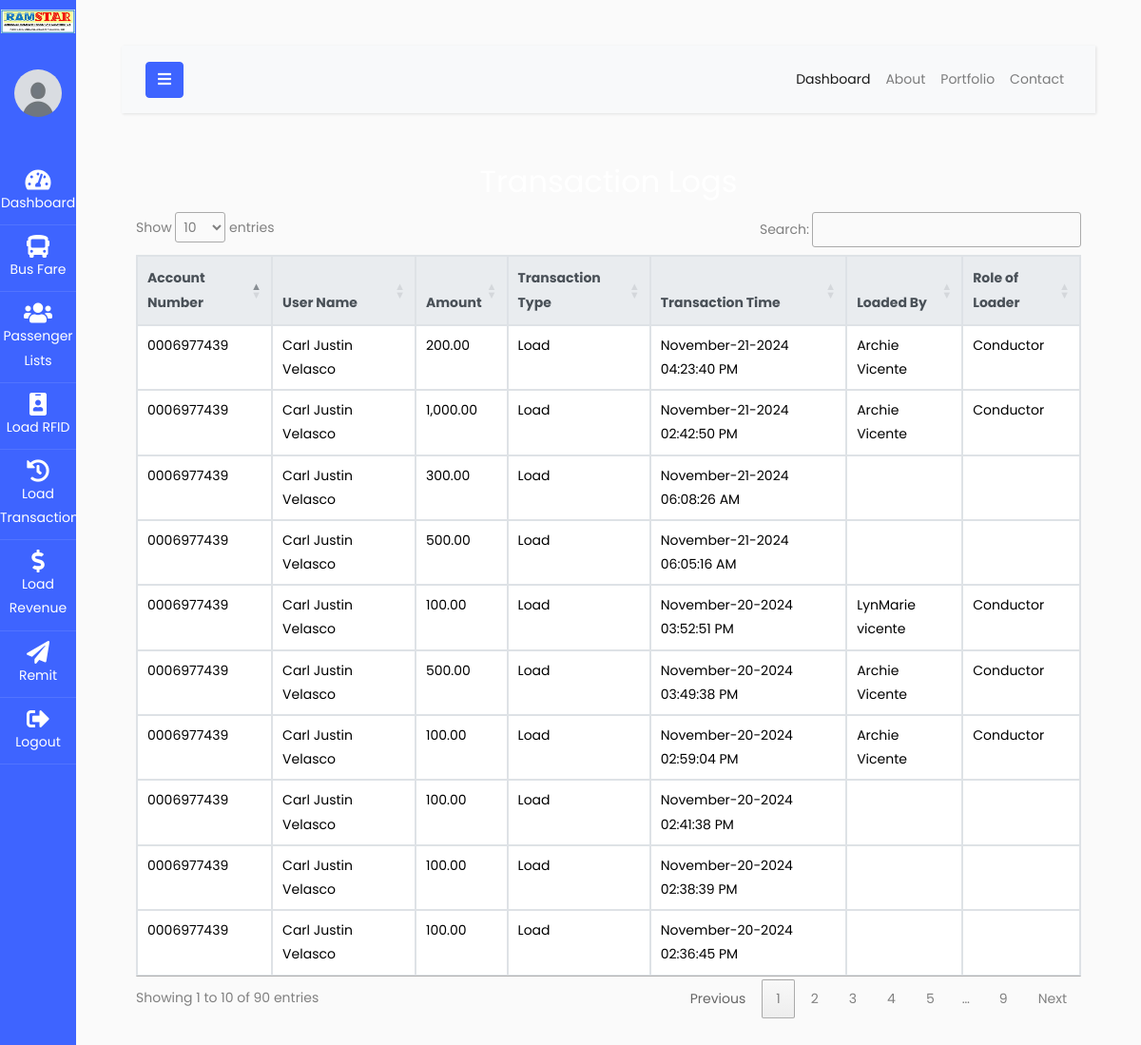
The page /conductor/translogscon.php on the database its author committed.
### tables this page shows
CREATE TABLE `transactions` (
  `id` int(11) NOT NULL,
  `user_id` int(11) NOT NULL,
  `account_number` varchar(250) NOT NULL,
  `amount` decimal(10,2) NOT NULL,
  `transaction_type` enum('Load','Deduct') NOT NULL,
  `bus_number` varchar(250) NOT NULL,
  `conductor_id` varchar(250) NOT NULL,
  `transaction_date` timestamp NOT NULL DEFAULT current_timestamp()
);

CREATE TABLE `useracc` (
  `id` int(11) UNSIGNED NOT NULL,
  `account_number` varchar(50) NOT NULL,
  `firstname` varchar(100) NOT NULL,
  `profile_picture` varchar(255) DEFAULT NULL,
  `lastname` varchar(100) NOT NULL,
  `middlename` varchar(100) NOT NULL,
  `suffix` varchar(10) DEFAULT NULL,
  `birthday` date NOT NULL,
  `age` int(11) NOT NULL,
  `gender` enum('Male','Female','Other') NOT NULL,
  `email` varchar(100) NOT NULL,
  `contactnumber` varchar(15) NOT NULL,
  `province` varchar(250) NOT NULL,
  `municipality` varchar(250) NOT NULL,
  `barangay` varchar(250) NOT NULL,
  `address` varchar(255) NOT NULL,
  `password` varchar(255) NOT NULL,
  `balance` decimal(10,2) DEFAULT 0.00,
  `role` enum('User','Admin','Cashier','Conductor') DEFAULT 'User',
  `created_at` timestamp NOT NULL DEFAULT current_timestamp(),
  `is_activated` tinyint(1) DEFAULT 0,
  `id_type` varchar(50) NOT NULL,
  `id_file` varchar(255) NOT NULL,
  `points` decimal(10,2) DEFAULT 0.00
);

### conductor/translogscon.php (the view, shortened to what this page needs)
<?php
include '../config/connection.php';
function fetchTransactions($conn)
{
    $transactionQuery = "SELECT
    t.id,
    u.firstname,
    u.lastname,
    u.account_number,
    t.amount,
    t.transaction_type,
    t.transaction_date,
    t.conductor_id,
    c.firstname AS conductor_firstname,
    c.lastname AS conductor_lastname,
    c.account_number AS conductor_account_number,
    c.role AS loaded_by_role
    FROM transactions t
    JOIN useracc u ON t.user_id = u.id
    LEFT JOIN useracc c ON t.conductor_id = c.account_number  -- Change here: join on account_number
    ORDER BY t.transaction_date DESC";
    $stmt = $conn->prepare($transactionQuery);
    $stmt->execute();
    $result = $stmt->get_result();
    return $result;
}
$transactions = fetchTransactions($conn);
?>
<!DOCTYPE html>
<html lang="en">
<head>
    <link href="https://cdn.jsdelivr.net/npm/bootstrap@5.3.3/dist/css/bootstrap.min.css" rel="stylesheet">
    <link rel="stylesheet" href="https://stackpath.bootstrapcdn.com/font-awesome/4.7.0/css/font-awesome.min.css">
    <link rel="stylesheet" href="https://cdnjs.cloudflare.com/ajax/libs/font-awesome/5.15.4/css/all.min.css">
    <link rel="stylesheet" href="https://cdn.datatables.net/1.11.5/css/jquery.dataTables.min.css">
    <link rel="stylesheet" href="https://cdn.jsdelivr.net/npm/sweetalert2@11/dist/sweetalert2.min.css">
    <link rel="stylesheet" href="../css/style.css">
</head>
<body>
    <?php
    include "sidebar.php";
    ?>
    <div id="content" class="p-4 p-md-5">
        <nav class="navbar navbar-expand-lg navbar-light bg-light">
            <div class="container-fluid">
                <button type="button" id="sidebarCollapse" class="btn btn-primary" onclick="toggleSidebar(event)">
                    <i class="fa fa-bars"></i>
                </button>
                <div class="collapse navbar-collapse" id="navbarSupportedContent">
                    <ul class="nav navbar-nav ml-auto">
                        <li class="nav-item active">
                            <a class="nav-link" href="#" onclick="loadContent('home.php');">Dashboard</a>
                        </li>
                        <li class="nav-item">
                            <a class="nav-link" href="#">About</a>
                        </li>
                        <li class="nav-item">
                            <a class="nav-link" href="#">Portfolio</a>
                        </li>
                        <li class="nav-item">
                            <a class="nav-link" href="#">Contact</a>
                        </li>
                    </ul>
                </div>
            </div>
        </nav>
        <div class="container mt-5">
            <h2 class="text-center">Transaction Logs</h2>
            <table id="transactionTable" class="table table-bordered mt-4">
                <thead class="thead-light">
                    <tr>
                        <th>Account Number</th>
                        <th>User Name</th>
                        <th>Amount</th>
                        <th>Transaction Type</th>
                        <th>Transaction Time</th>
                        <th>Loaded By</th>
                        <th>Role of Loader</th>
                    </tr>
                </thead>
                <tbody>
                    <?php if (mysqli_num_rows($transactions) > 0): ?>
                        <?php while ($row = mysqli_fetch_assoc($transactions)): ?>
                            <tr>
                                <td><?php echo $row['account_number']; ?></td>
                                <td><?php echo htmlspecialchars($row['firstname'] . ' ' . $row['lastname']); ?></td>
                                <td><?php echo number_format($row['amount'], 2); ?></td>
                                <td><?php echo htmlspecialchars(ucfirst($row['transaction_type'])); ?></td>
                                <td>
                                    <?php echo date('F-d-Y h:i:s A', strtotime($row['transaction_date'])); ?>
                                </td>
                                <td>
                                    <?php echo htmlspecialchars($row['conductor_firstname'] . ' ' . $row['conductor_lastname']); ?>
                                </td>
                                <td><?php echo htmlspecialchars($row['loaded_by_role']); ?></td>
                            </tr>
                        <?php endwhile; ?>
                    <?php else: ?>
                        <tr>
                            <td colspan="7" class="text-center">No transaction records found.</td>
                        </tr>
                    <?php endif; ?>
                </tbody>
            </table>
        </div>
    </div>
</body>
</html>

### rows shown on the page
transactions: useracc.account_number "0006977439", useracc.firstname+lastname "Carl Justin Velasco", amount "200.00", transaction_type "Load", transaction_date "November-21-2024 04:23:40 PM", useracc.firstname+lastname "Archie Vicente", useracc.role "Conductor"
transactions: useracc.account_number "0006977439", useracc.firstname+lastname "Carl Justin Velasco", amount "1,000.00", transaction_type "Load", transaction_date "November-21-2024 02:42:50 PM", useracc.firstname+lastname "Archie Vicente", useracc.role "Conductor"
transactions: useracc.account_number "0006977439", useracc.firstname+lastname "Carl Justin Velasco", amount "300.00", transaction_type "Load", transaction_date "November-21-2024 06:08:26 AM"
transactions: useracc.account_number "0006977439", useracc.firstname+lastname "Carl Justin Velasco", amount "500.00", transaction_type "Load", transaction_date "November-21-2024 06:05:16 AM"
transactions: useracc.account_number "0006977439", useracc.firstname+lastname "Carl Justin Velasco", amount "100.00", transaction_type "Load", transaction_date "November-20-2024 03:52:51 PM", useracc.firstname+lastname "LynMarie vicente", useracc.role "Conductor"
transactions: useracc.account_number "0006977439", useracc.firstname+lastname "Carl Justin Velasco", amount "500.00", transaction_type "Load", transaction_date "November-20-2024 03:49:38 PM", useracc.firstname+lastname "Archie Vicente", useracc.role "Conductor"
transactions: useracc.account_number "0006977439", useracc.firstname+lastname "Carl Justin Velasco", amount "100.00", transaction_type "Load", transaction_date "November-20-2024 02:59:04 PM", useracc.firstname+lastname "Archie Vicente", useracc.role "Conductor"
transactions: useracc.account_number "0006977439", useracc.firstname+lastname "Carl Justin Velasco", amount "100.00", transaction_type "Load", transaction_date "November-20-2024 02:41:38 PM"
transactions: useracc.account_number "0006977439", useracc.firstname+lastname "Carl Justin Velasco", amount "100.00", transaction_type "Load", transaction_date "November-20-2024 02:38:39 PM"
transactions: useracc.account_number "0006977439", useracc.firstname+lastname "Carl Justin Velasco", amount "100.00", transaction_type "Load", transaction_date "November-20-2024 02:36:45 PM"
